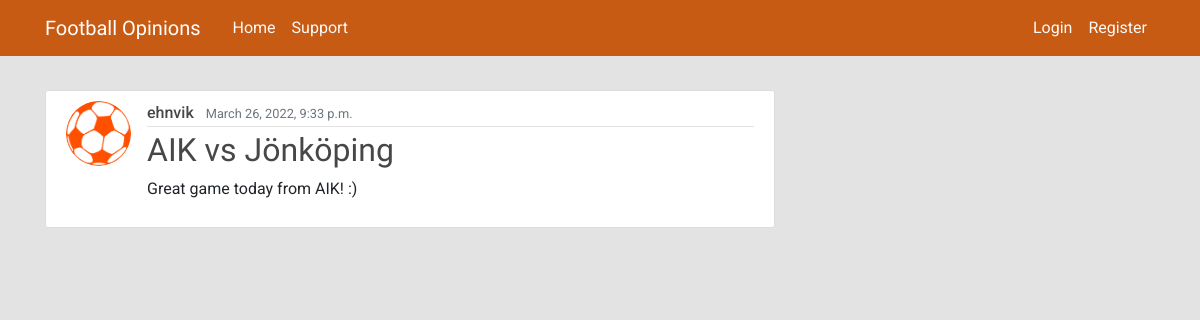
Screenshot of /post/9/ with the database file from the repository.
### forum/models.py (models this page shows, shortened)
class Post(models.Model):
    title = models.CharField(max_length=100)
    content = models.TextField()
    date_posted = models.DateTimeField(default=timezone.now)
    author = models.ForeignKey(User, on_delete=models.CASCADE)

### users/models.py (models this page shows, shortened)
class Profile(models.Model):
    user = models.OneToOneField(User, on_delete=models.CASCADE)
    image = models.ImageField(default='default.jpg', upload_to='profile_pics')

### forum/views.py (the view)
# urls.py: path('post/<int:pk>/', PostDetailView.as_view(), name='post-detail'),
class PostDetailView(DetailView):
    model = Post

### forum/templates/forum/post_detail.html (shortened to what this page needs)
{% extends "forum/base.html" %}
{% block content %}
<article class="media content-section">
    <img class="rounded-circle article-img" src="{{ object.author.profile.image.url }}">
    <div class="media-body">
        <div class="article-metadata">
            <a class="mr-2 post-detail-button" href="{% url 'user-posts' object.author.username %}">{{ object.author }}</a>
            <small class="text-muted">{{ object.date_posted }}</small>
        </div>
        <h2 class="article-title">{{ object.title }}</h2>
        <p class="article-content">{{ object.content }}</p>
    </div>
</article>
{% endblock content %}

### forum/static/forum/style.css (style rules this page uses)
html body { background-color: #e3e3e3; margin-top: 5rem; font-family: "Roboto", sans-serif; }
h1, h2, h3, h4, h5, h6 { color: #fafafa; font-family: "Exo", sans-serif; }
.content-section { background: #ffffff; padding: 10px 20px; border: 1px solid #dddddd; border-radius: 3px; margin-bottom: 20px; }
.post-detail-button { color: rgb(71, 71, 71) !important; border: none !important; text-decoration: none !important; font-weight: 450 !important; font-family: "Roboto", sans-serif !important; }
.article-title { color: rgb(71, 71, 71); font-family: "Exo", sans-serif; }
.article-content { white-space: pre-line; }
.article-img { height: 65px; width: 65px; margin-right: 16px; }
.article-metadata { padding-bottom: 1px; margin-bottom: 4px; border-bottom: 1px solid #e3e3e3 }

### rows the page displays
Post: author.profile.image (placeholder picture), author "ehnvik", date_posted "March 26, 2022, 9:33 p.m.", title "AIK vs Jönköping", content "Great game today from AIK! :)"
